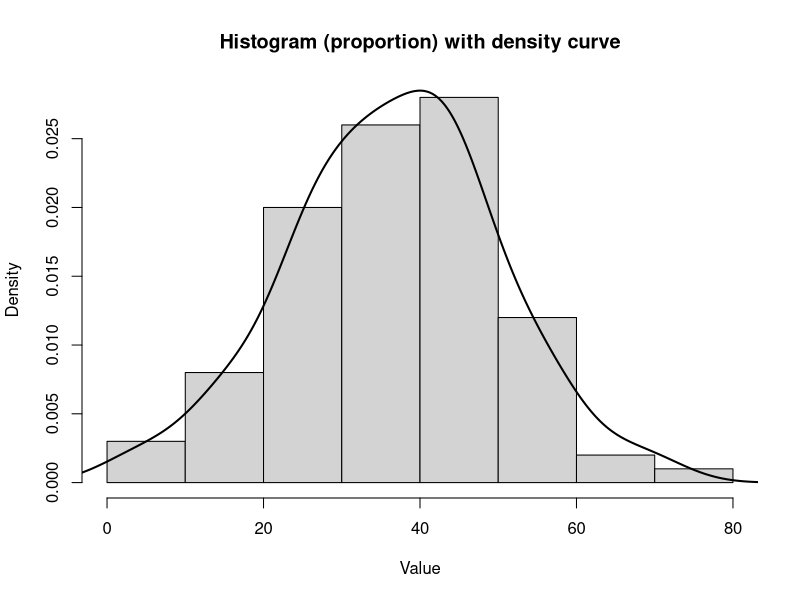
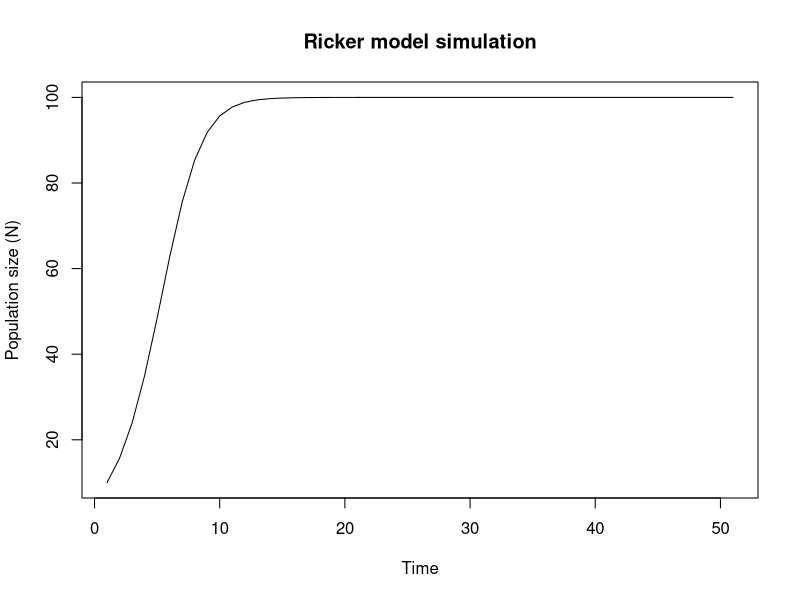

Write the R code that produced these figures, in order.
# ============================================================
# Title: Exercise 6 - Basic programming in R
# Description: Functions, simulation, and basic plotting
# Date: 13-02-2026
# Author: Jens de Vor
# ============================================================


# Q1) Function to calculate area of a circle + test + vector use
area_circle <- function(diameter_cm) {
  radius_cm <- diameter_cm / 2
  area_cm2 <- pi * radius_cm^2
  return(area_cm2)
}

# Test: diameter = 3.4 cm
area_circle(3.4)

# Use on a vector of diameters
diam_vec <- c(1, 2, 3.4, 10)
area_circle(diam_vec)


# Q2) Fahrenheit to Centigrade function with required print format
f_to_c <- function(oF) {
  oC <- (oF - 32) * 5/9
  cat("Farenheit :", oF, "is equivalent to", oC, "centigrade.\n")
  return(oC)
}

# Test
f_to_c(32)
f_to_c(100)


# Q3) Create normal vector + function to summarise and plot histogram (proportion) + density
set.seed(1)
x <- rnorm(n = 100, mean = 35, sd = 15)

summarise_and_plot <- function(v) {
  v_mean <- mean(v)
  v_median <- median(v)
  v_range <- range(v)
  
  cat("Mean:", v_mean, "\n")
  cat("Median:", v_median, "\n")
  cat("Range:", v_range[1], "to", v_range[2], "\n")
  
  # Histogram as proportion: use probability = TRUE
  hist(v,
       probability = TRUE,
       main = "Histogram (proportion) with density curve",
       xlab = "Value")
  lines(density(v), lwd = 2)
  
  invisible(list(mean = v_mean, median = v_median, range = v_range))
}

# Run function
summarise_and_plot(x)


# Q4) Custom median function (handles odd/even lengths)
my_median <- function(v) {
  v <- v[!is.na(v)]          # optional: remove NA
  v <- sort(v)
  n <- length(v)
  
  if (n == 0) return(NA_real_)
  
  if (n %% 2 == 1) {
    # odd length: middle value
    mid <- (n + 1) / 2
    return(v[mid])
  } else {
    # even length: mean of two middle values
    mid1 <- n / 2
    mid2 <- mid1 + 1
    return((v[mid1] + v[mid2]) / 2)
  }
}

# Test on odd sample size
odd_vec <- c(9, 1, 5, 2, 7)
my_median(odd_vec)
median(odd_vec)

# Test on even sample size
even_vec <- c(10, 2, 8, 4)
my_median(even_vec)
median(even_vec)


# Q5) Ricker model simulation function
# Nt+1 = Nt * exp[r * (1 - Nt/K)]
ricker_sim <- function(nzero, r, time, K = 100) {
  N <- numeric(time + 1)   # store N0 .. N_time
  N[1] <- nzero
  
  for (t in 1:time) {
    N[t + 1] <- N[t] * exp(r * (1 - N[t] / K))
  }
  
  return(N)
}

# Example runs
N1 <- ricker_sim(nzero = 10, r = 0.5, time = 50)          # default K=100
N2 <- ricker_sim(nzero = 10, r = 1.2, time = 50, K = 200) # changed K

# Quick plot (optional)
plot(N1, type = "l", xlab = "Time", ylab = "Population size (N)", main = "Ricker model simulation")